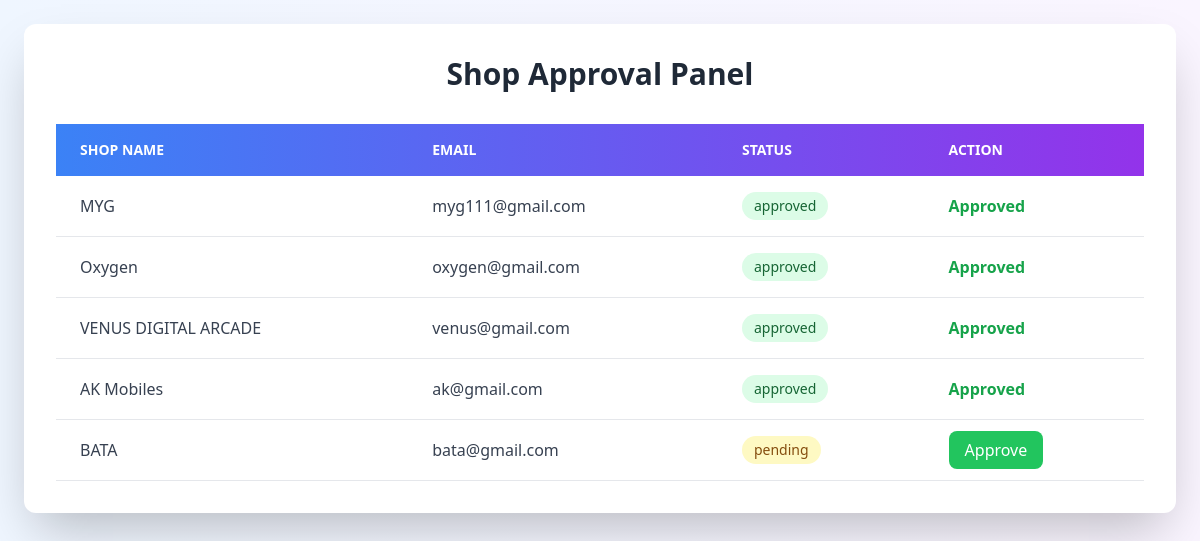
Page /admin_shops/ on the committed database.
### app/models.py (models this page shows, shortened)
class shopregister(models.Model):
    shopname=models.CharField(max_length=50,null=True,blank=False)
    shopownername=models.CharField(max_length=50,null=True,blank=False)
    email=models.EmailField(unique=True,null=True,blank=False)
    phone=models.IntegerField(null=True,blank=True)
    storeid=models.CharField(max_length=50,null=True,blank=False,unique=True)
    password=models.CharField(max_length=8,null=True,blank=True)
    image=models.ImageField(upload_to='shop/',null=True,blank=True)
    location=models.CharField(max_length=50,null=True,blank=False)
    status = models.CharField(max_length=10, choices=[('pending', 'Pending'), ('approved', 'Approved')], default='pending')

### app/views.py (the view)
# urls.py: path('admin_shops/', views.admin_shops, name="admin_shops"),
def admin_shops(request):
    shops = shopregister.objects.all()
    return render(request, 'admin_shops.html', {'shops': shops})

### app/templates/admin_shops.html (shortened to what this page needs)
<!DOCTYPE html>
<html lang="en">
<head>
    <script src="https://cdn.tailwindcss.com"></script>
</head>
<body class="bg-gradient-to-r from-blue-50 to-purple-50 p-6">
    <div class="max-w-6xl mx-auto bg-white p-8 shadow-2xl rounded-xl">
        <h1 class="text-3xl font-bold mb-8 text-center text-gray-800">Shop Approval Panel</h1>
        <table class="w-full border-collapse">
            <thead>
                <tr class="bg-gradient-to-r from-blue-500 to-purple-600 text-white">
                    <th class="px-6 py-4 text-left text-sm font-semibold uppercase">Shop Name</th>
                    <th class="px-6 py-4 text-left text-sm font-semibold uppercase">Email</th>
                    <th class="px-6 py-4 text-left text-sm font-semibold uppercase">Status</th>
                    <th class="px-6 py-4 text-left text-sm font-semibold uppercase">Action</th>
                </tr>
            </thead>
            <tbody>
                {% for shop in shops %}
                <tr class="hover-scale shadow-hover bg-white hover:bg-gray-50 transition-all duration-200">
                    <td class="px-6 py-4 border-b border-gray-200 text-gray-700">{{ shop.shopname }}</td>
                    <td class="px-6 py-4 border-b border-gray-200 text-gray-700">{{ shop.email }}</td>
                    <td class="px-6 py-4 border-b border-gray-200">
                        <span class="inline-flex items-center px-3 py-1 rounded-full text-sm font-medium
                            {% if shop.status == 'pending' %}bg-yellow-100 text-yellow-800{% else %}bg-green-100 text-green-800{% endif %}">
                            {{ shop.status }}
                        </span>
                    </td>
                    <td class="px-6 py-4 border-b border-gray-200">
                        {% if shop.status == "pending" %}
                            <a href="{% url 'approve_shop' shop.id %}"
                               class="bg-green-500 hover:bg-green-600 text-white px-4 py-2 rounded-lg transition-all duration-200">
                                Approve
                            </a>
                        {% else %}
                            <span class="text-green-600 font-semibold">Approved</span>
                        {% endif %}
                    </td>
                </tr>
                {% endfor %}
            </tbody>
        </table>
    </div>
</body>
</html>

### app/templates/admin_shops.html (style rules this page uses)
.hover-scale { transition: transform 0.2s ease-in-out; }
.shadow-hover { transition: box-shadow 0.2s ease-in-out; }

### rows in the picture
shopregister: shopname "MYG", email "myg111@gmail.com", status "approved", shows "Approved"
shopregister: shopname "Oxygen", email "oxygen@gmail.com", status "approved", shows "Approved"
shopregister: shopname "VENUS DIGITAL ARCADE", email "venus@gmail.com", status "approved", shows "Approved"
shopregister: shopname "AK Mobiles", email "ak@gmail.com", status "approved", shows "Approved"
shopregister: shopname "BATA", email "bata@gmail.com", status "pending", shows "Approve"
